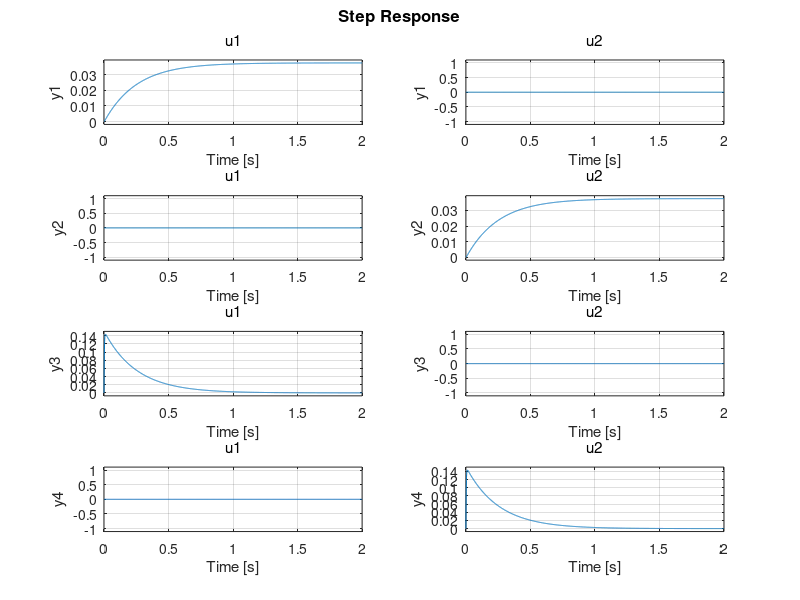

Source code (MATLAB): (Note: this script raises an error after producing the figure.)
%%time-variant state space model of the LQR alg derived from LTI dynamics
clc; clear; close all;
% %def constants rn these are all wrong and probably not even right order
% of mag wise
I=1.5;
leverArm=1.778; %%cp-cg, center of pressure-center of gravity
CNa=1.71;
%%putting aerodynamic plant+control in a system of form xdot=Ax+Bu, where
%%x represents the state
density=1;
v=150; %%roughly half the speed of sound, this is the freestream air speed
Area=0.00791;
C1=CNa*leverArm*(0.5*density*v^2)/I;
C2=-((CNa*(leverArm^2)*(0.5*density*v)/I)+(0.055*0.1*0.1));
A=[0 0 1 0; 0 0 0 1; C1 0 C2 0; 0 C1 0 C2]; 
%%note that damping is basically miniscule compared to spring constant
%%calling it spring constant because this is basically just a mass spring
%%differential equation
%%our u input here is the angle, we will have to change this to represent
%%the actual actuation of the piston, AJ i can explain this in person
leverArmMotor=0.96;
Thrust=94;%N
%torque is then Thrust*LeverArmMotor*theta, theta is in our state
%recall that our state vector is [theta1,theta2,thetaDot1,thetaDot2]
C3=Thrust*leverArmMotor/I;
%B matrix in the dynamical system
B=[0 0; 0 0; C3 0; 0 C3];
%%
Bchopped=[C3 0 0 0; 0 C3 0 0];
%%%from rishi Jan 16 2022, the B matrix that determines the optimal control
%%tf had to be edited such that it was clear that only the angular output
%%could be changed into angular acceleration via the motor's thrust
%%defining the Q and R matrices, making them default for now, effectively
%%these are the quantities we play with for tuning, where R defines the
%%weight of our actuators on the optimization function, and Q defines the
%%weight of how close we have to be to the reference (0 angle, 0 angular
%%velocity) We can talk more on this
Q=[1 0 0 0; 0 1 0 0; 0 0 1 0; 0 0 0 1];
R=[1 0; 0 1];
%R=Q because i was lazy
[K1,S1,P1] = lqr(A,B,Q,R);
C=eye(4,4);
D=zeros(4,2);
sys=ss(A-B*K1,B,C,D);
%step(sys)
%%pole placement experiment
K2=place(A,B,[-4,-4,-400,-400]);
sys2=ss(A-B*K2,B,C,D);
step(sys2)
%%defining a function that alters the matrices A,B
%K1 is fixed
table=xlsread('rocketXL.xlsx');
velocity=table(:,2);
time=table(:,1);
thrust=table(:,3);
